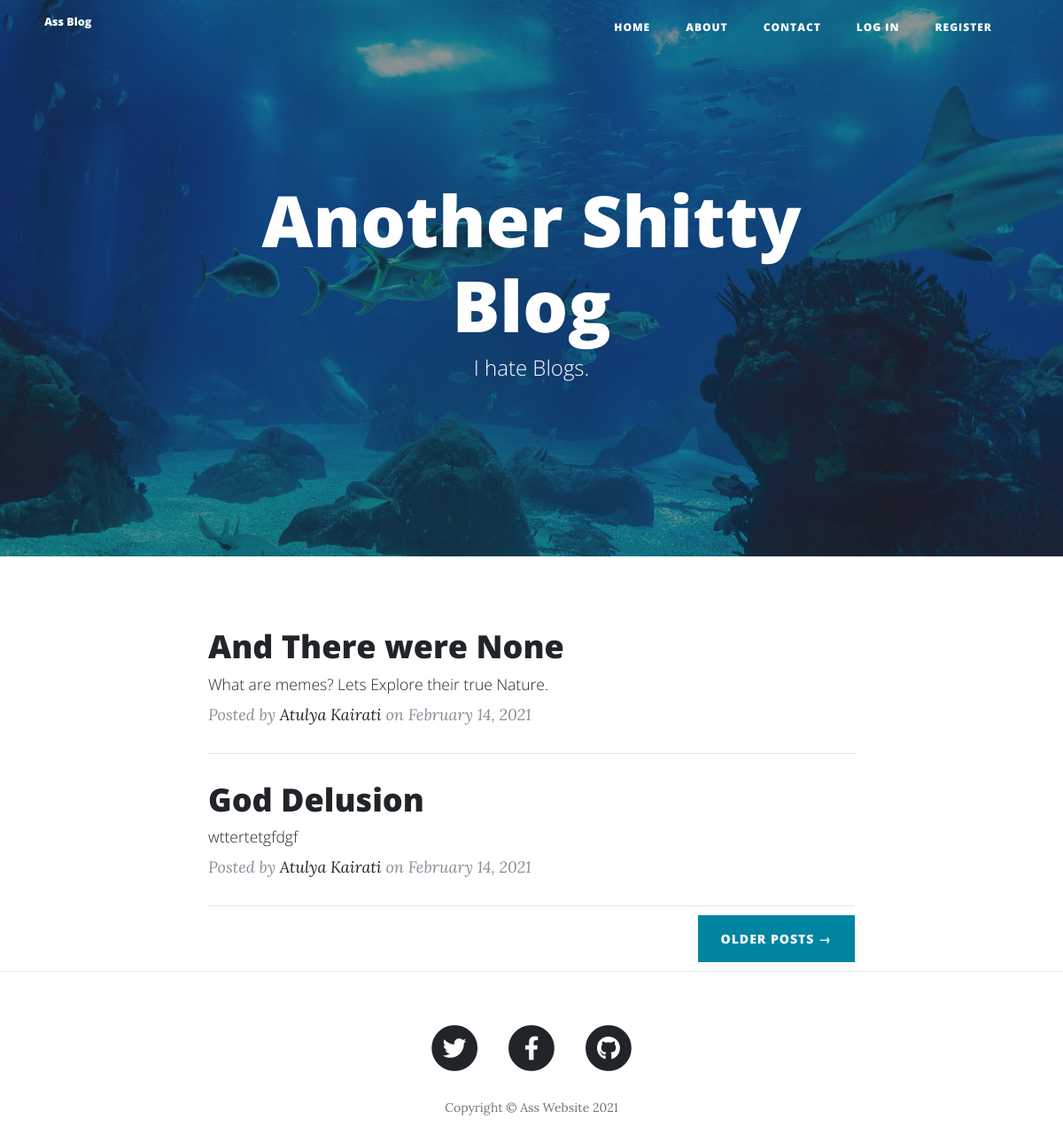
The page / on the database its author committed.
### app.py (models this page shows, shortened)
class BlogPost(db.Model):
    __tablename__ = "blog_posts"
    id = db.Column(db.Integer, primary_key=True)
    title = db.Column(db.String(250), nullable=False, unique=True)
    subtitle = db.Column(db.String(250), nullable=False)
    date = db.Column(db.String(250), nullable=False)
    body = db.Column(db.Text, nullable=False)
    img_url = db.Column(db.String(250), nullable=False)
    author_id = db.Column(db.Integer, db.ForeignKey('users.id'))
    comments = db.relationship('Comment', backref="parent_post")
    def get_dict(self):
        return {
            'id': self.id,
            'title': self.title,
            'subtitle': self.subtitle,
            'date': self.date,
            'author': self.author,
            'body': self.body,
            'img_url': self.img_url,
        }

class User(UserMixin, db.Model):
    __tablename__ = "users"
    id = db.Column(db.Integer, primary_key=True)
    email = db.Column(db.String(100), unique=True)
    password = db.Column(db.String(160))
    name = db.Column(db.String(1000))
    post = db.relationship('BlogPost', backref="author")
    comments = db.relationship('Comment', backref="author")

### app.py (the view)
@app.route('/home')
@app.route('/')
def index_page():
    blog_objs = BlogPost.query.all()
    blog_posts = [blog_obj.get_dict() for blog_obj in blog_objs]
    print(blog_posts)
    return render_template('index.html', posts=blog_posts, year=year, logged_in=current_user.is_authenticated)

### templates/index.html (shortened to what this page needs)
{% extends "bootstrap/base.html" %}
{% block styles %}
  {{ super() }}
  <link href="{{ url_for('static', filename='vendor/bootstrap/css/bootstrap.min.css') }}" rel="stylesheet">
  <link href="{{ url_for('static', filename='vendor/fontawesome-free/css/all.min.css') }}" rel="stylesheet" type="text/css">
  <link href="{{ url_for('static', filename='css/clean-blog.min.css') }}" rel="stylesheet">
{% endblock %}
{% block navbar %}
  {% include "nav-bar.html" %}
{% endblock %}
{% block content %}
  <header class="masthead" style="background-image: url('static/img/home-bg.jpg')">
    <div class="overlay"></div>
    <div class="container">
      <div class="row">
        <div class="col-lg-8 col-md-10 mx-auto">
          <div class="site-heading">
            <h1>Another Shitty Blog</h1>
            <span class="subheading">I hate Blogs.</span>
          </div>
        </div>
      </div>
    </div>
  </header>
  <div class="container">
    <div class="row">
      <div class="col-lg-8 col-md-10 mx-auto">
        {% for post in posts: %}
        <div class="post-preview">
          <a href="{{ url_for('post_page', _id=post.id) }}">
            <h2 class="post-title">
              {{ post.title }}
            </h2>
            <h3 class="post-subtitle">
              {{ post.subtitle }}
            </h3>
          </a>
          <p class="post-meta">Posted by
            <a href="#">{{ post.author.name }}</a>
            on {{ post.date }}
          </p>
        </div>
        <hr>
        {% endfor %}
        <div class="clearfix">
          <a class="btn btn-primary float-right" href="#">Older Posts &rarr;</a>
        </div>
      </div>
    </div>
  </div>
  <hr>
  {% include "footer.html" %}
{% endblock %}

### templates/nav-bar.html (shortened to what this page needs)
  <nav class="navbar navbar-expand-lg navbar-light fixed-top" id="mainNav">
    <div class="container">
      <a class="navbar-brand" href="{{ url_for('index_page') }}">Ass Blog</a>
      <div class="collapse navbar-collapse" id="navbarResponsive">
        <ul class="navbar-nav ml-auto">
          <li class="nav-item">
            <a class="nav-link" href="{{ url_for('index_page') }}">Home</a>
          </li>
          <li class="nav-item">
            <a class="nav-link" href="{{ url_for('about_page') }}">About</a>
          </li>
          <li class="nav-item">
            <a class="nav-link" href="{{ url_for('contact_page') }}">Contact</a>
          </li>
          {% if logged_in %}
            <li class="nav-item">
              <a class="nav-link" href="{{ url_for('logout') }}">Log Out</a>
            </li>
          {% else %}
            <li class="nav-item">
              <a class="nav-link" href="{{ url_for('login_page') }}">Log In</a>
            </li>
            <li class="nav-item">
              <a class="nav-link" href="{{ url_for('register_page') }}">Register</a>
            </li>
          {% endif %}
        </ul>
      </div>
    </div>
  </nav>

### templates/footer.html (shortened to what this page needs)
<footer>
    <div class="container">
      <div class="row">
        <div class="col-lg-8 col-md-10 mx-auto">
          <ul class="list-inline text-center">
            <li class="list-inline-item">
              <a href="#">
                <span class="fa-stack fa-lg">
                  <i class="fas fa-circle fa-stack-2x"></i>
                  <i class="fab fa-twitter fa-stack-1x fa-inverse"></i>
                </span>
              </a>
            </li>
            <li class="list-inline-item">
              <a href="#">
                <span class="fa-stack fa-lg">
                  <i class="fas fa-circle fa-stack-2x"></i>
                  <i class="fab fa-facebook-f fa-stack-1x fa-inverse"></i>
                </span>
              </a>
            </li>
            <li class="list-inline-item">
              <a href="#">
                <span class="fa-stack fa-lg">
                  <i class="fas fa-circle fa-stack-2x"></i>
                  <i class="fab fa-github fa-stack-1x fa-inverse"></i>
                </span>
              </a>
            </li>
          </ul>
          <p class="copyright text-muted">Copyright &copy; Ass Website {{ year }}</p>
        </div>
      </div>
    </div>
  </footer>

### templates/index.html (style rules this page uses)
.navbar-brand { font-size: 100px; }

### rows shown on the page
BlogPost: title "And There were None", subtitle "What are memes? Lets Explore their true Nature.", author.name "Atulya Kairati", date "February 14, 2021"
BlogPost: title "God Delusion", subtitle "wttertetgfdgf", author.name "Atulya Kairati", date "February 14, 2021"

### other values the page prints
{{ year }} "2021"
